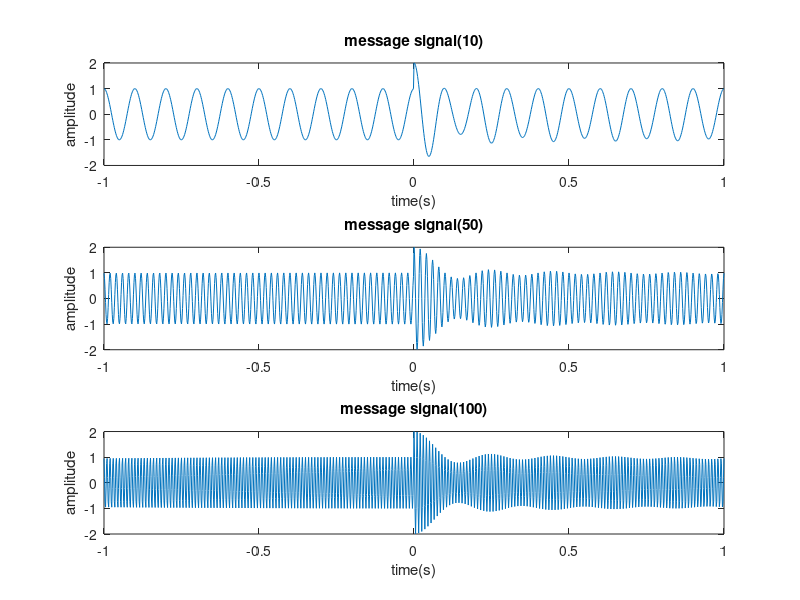

Source code (MATLAB):
fs=600;
t= -1 : 1/fs : 1;
xm = zeros(size(t));
for i=1:1:601
    xm(i)=0;
end
for i=601:1:1201
    xm(i) = sinc(10*t(i));
end
xc10 = (1 + xm) .* cos(62.8 .* t);
xc50 = (1 + xm) .* cos(314 .* t);
xc100 = (1 + xm) .* cos(628 .* t);
subplot(3,1,1)
plot(t,xc10)
title('message signal(10)')
xlabel('time(s)')
ylabel('amplitude')
xlim([-1 1])
subplot(3,1,2)
plot(t,xc50)
title('message signal(50)')
xlabel('time(s)')
ylabel('amplitude')
xlim([-1 1])
subplot(3,1,3)
plot(t,xc100)
title('message signal(100)')
xlabel('time(s)')
ylabel('amplitude')
xlim([-1 1])